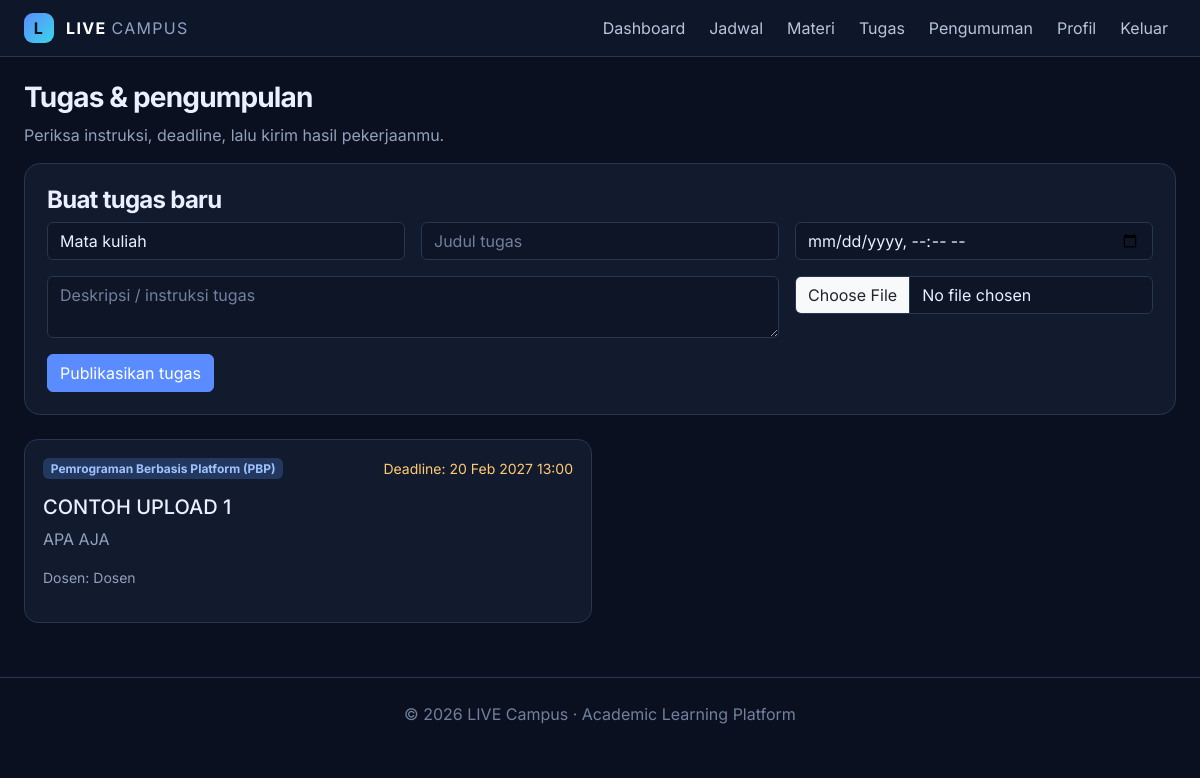
The page /tugas.php (signed in) on the database its author committed.
### tables this page shows
CREATE TABLE `tugas` (
  `id` int(11) NOT NULL,
  `mata_kuliah_id` int(11) NOT NULL,
  `dosen_id` int(11) NOT NULL,
  `judul` varchar(180) NOT NULL,
  `deskripsi` text DEFAULT NULL,
  `deadline` datetime NOT NULL,
  `lampiran` varchar(255) DEFAULT NULL,
  `created_at` timestamp NOT NULL DEFAULT current_timestamp()
);

CREATE TABLE `mata_kuliah` (
  `id` int(11) NOT NULL,
  `kode` varchar(20) NOT NULL,
  `nama` varchar(120) NOT NULL,
  `dosen_id` int(11) DEFAULT NULL,
  `semester` tinyint(4) DEFAULT NULL
);

CREATE TABLE `users` (
  `id` int(11) NOT NULL,
  `nama` varchar(120) NOT NULL,
  `nim` varchar(40) DEFAULT NULL,
  `email` varchar(150) NOT NULL,
  `password` varchar(255) NOT NULL,
  `role` enum('admin','dosen','mahasiswa') NOT NULL DEFAULT 'mahasiswa',
  `prodi` varchar(100) DEFAULT 'Teknik Informatika',
  `kelas` varchar(50) DEFAULT NULL,
  `semester` tinyint(4) DEFAULT NULL,
  `no_hp` varchar(30) DEFAULT NULL,
  `alamat` text DEFAULT NULL,
  `foto` varchar(255) DEFAULT 'default-avatar.png',
  `created_at` timestamp NOT NULL DEFAULT current_timestamp()
);

### config.php (called while the page is built, shortened)
<?php
function e($value) { return htmlspecialchars((string)$value, ENT_QUOTES, 'UTF-8'); }
function user() { return $_SESSION['user'] ?? null; }

### tugas.php (the view, shortened to what this page needs)
<?php
require_once 'config.php';login_required();
$rows=$pdo->query("SELECT t.*,m.nama AS matkul,u.nama AS dosen FROM tugas t JOIN mata_kuliah m ON m.id=t.mata_kuliah_id JOIN users u ON u.id=t.dosen_id ORDER BY t.deadline ASC")->fetchAll();
$mks=$pdo->query("SELECT id,nama FROM mata_kuliah")->fetchAll();$page_title='Tugas';require 'includes/header.php'; ?>
<div class="d-flex justify-content-between align-items-center mb-3"><div><h3>Tugas & pengumpulan</h3><p class="muted mb-0">Periksa instruksi, deadline, lalu kirim hasil pekerjaanmu.</p></div></div>
<?php if(in_array(user()['role'],['admin','dosen'])): ?><div class="form-card mb-4"><h4>Buat tugas baru</h4><form method="post" enctype="multipart/form-data" class="row g-3"><input type="hidden" name="buat_tugas" value="1"><div class="col-md-4"><select name="mk" class="form-select" required><option value="">Mata kuliah</option><?php foreach($mks as $m): ?><option value="<?= $m['id'] ?>"><?= e($m['nama']) ?></option><?php endforeach; ?></select></div><div class="col-md-4"><input name="judul" class="form-control" placeholder="Judul tugas" required></div><div class="col-md-4"><input type="datetime-local" name="deadline" class="form-control" required></div><div class="col-md-8"><textarea name="deskripsi" class="form-control" placeholder="Deskripsi / instruksi tugas"></textarea></div><div class="col-md-4"><input type="file" name="lampiran" class="form-control"></div><div class="col-12"><button class="btn btn-primary">Publikasikan tugas</button></div></form></div><?php endif; ?>
<div class="row g-3"><?php foreach($rows as $r): ?><div class="col-xl-6"><div class="card-item"><div class="d-flex justify-content-between"><span class="badge badge-soft"><?= e($r['matkul']) ?></span><span class="small deadline">Deadline: <?= date('d M Y H:i',strtotime($r['deadline'])) ?></span></div><h5 class="mt-3"><?= e($r['judul']) ?></h5><p class="muted"><?= nl2br(e($r['deskripsi'])) ?></p><div class="muted small mb-3">Dosen: <?= e($r['dosen']) ?></div><?php if($r['lampiran']): ?><a href="uploads/<?= e($r['lampiran']) ?>" download class="btn btn-sm btn-outline-light mb-3">Unduh lampiran</a><?php endif; ?>
</div></div><?php endforeach; ?></div>
<?php require 'includes/footer.php'; ?>

### assets/style.css (style rules this page uses)
:root { --bg:#0b1020;--panel:#121a2e;--panel2:#18233b;--line:#263653;--muted:#91a0bb;--blue:#5b8cff;--cyan:#39d6e8 }
* { font-family:Inter,system-ui,sans-serif }
body { background:var(--bg);color:#eaf0ff;min-height:100vh }
.panel,.stat-card,.form-card { background:var(--panel);border:1px solid var(--line);border-radius:16px;padding:22px }
h1,h2,h3,h4 { font-weight:700;letter-spacing:-.03em }
.muted,.text-muted { color:var(--muted)!important }
.form-control,.form-select { background:#0d1527;border:1px solid var(--line);color:#eaf0ff }
.form-control::placeholder { color:#71809c }
.btn-primary { background:var(--blue);border-color:var(--blue) }
.badge-soft { background:#23385e;color:#9fc2ff }
.card-item { background:#121a2e;border:1px solid var(--line);border-radius:14px;padding:18px;height:100% }
.deadline { color:#ffca72 }
.btn { position: relative; overflow: hidden; cursor: pointer; transition: transform .28s ease, box-shadow .28s ease, background .28s ease; }
.btn::before { content: ""; position: absolute; top: 0; left: -130%; width: 65%; height: 100%; background: linear-gradient(110deg, transparent, rgba(255,255,255,.38), transparent); transform: skewX(-24deg); transition: left .6s ease; pointer-events: none; }

### rows shown on the page
tugas: mata_kuliah.nama "Pemrograman Berbasis Platform (PBP)", deadline "20 Feb 2027 13:00", judul "CONTOH UPLOAD 1", deskripsi "APA AJA", dosen.nama "Dosen"
